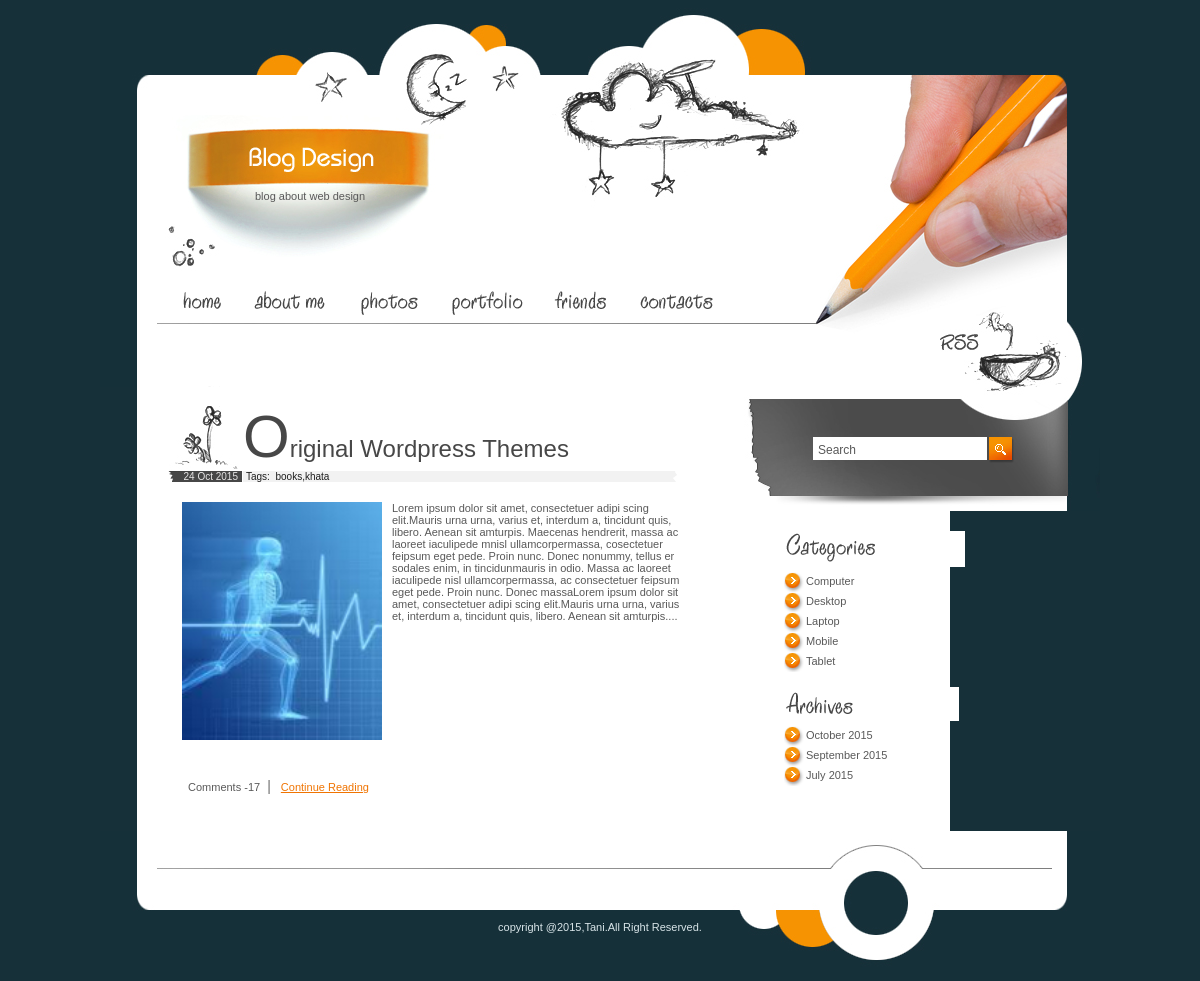
Screenshot of /category.php?id=3 with the database file from the repository.
### tables this page shows
CREATE TABLE IF NOT EXISTS `tbl_post` (
  `post_id` int(11) NOT NULL AUTO_INCREMENT,
  `post_title` varchar(250) NOT NULL,
  `post_description` text NOT NULL,
  `post_image` varchar(250) NOT NULL,
  `cat_id` int(11) NOT NULL,
  `tag_id` varchar(255) NOT NULL,
  `post_date` varchar(255) NOT NULL,
  `year` varchar(4) NOT NULL,
  `month` varchar(2) NOT NULL,
  `post_timestamp` varchar(255) NOT NULL,
  PRIMARY KEY (`post_id`)
);

CREATE TABLE IF NOT EXISTS `tbl_category` (
  `cat_id` int(11) NOT NULL AUTO_INCREMENT,
  `cat_name` varchar(256) NOT NULL,
  PRIMARY KEY (`cat_id`)
);

CREATE TABLE IF NOT EXISTS `tbl_footer` (
  `id` int(11) NOT NULL AUTO_INCREMENT,
  `description` text NOT NULL,
  PRIMARY KEY (`id`)
);

### category.php (the view, shortened to what this page needs)
	<?php
if(!isset($_REQUEST['id'])) {
	header("location: index.php");
}
else {
	$id = $_REQUEST['id'];
}
?>
<?php include('header.php'); ?>
<?php
include "config.php";
			$limit = 5;
			$page = @$_GET['page'];
			if($page)
				$start = ($page - 1) * $limit;
			else
				$start = 0;
			$statement = $db->prepare("SELECT * FROM tbl_post WHERE cat_id=? ORDER BY post_id DESC LIMIT $start, $limit");
			$statement->execute(array($id));
			$result = $statement->fetchAll(PDO::FETCH_ASSOC);
				foreach($result as $row){
					?>
					<div class="post">
				<h2><?php echo $row['post_title']?></h2>
				<div>
				<span class="date">
				<?php
				$post_date=$row['post_date'];
				$day=substr($post_date,8,2);
				$month=substr($post_date,5,2);
				$year=substr($post_date,0,4);
				if($month=='10'){$month="Oct";}
				echo $day.' '.$month.' '.$year ;
				?>
				</span>
				<span class="categories">
				Tags:&nbsp;
				<?php
				$arr=explode(",",$row['tag_id']);
				$count_arr=count(explode(",",$row['tag_id']));
				$k=0;
				for($j=0;$j<$count_arr;$j++)
				{
					$statement1=$db->prepare("SELECT * FROM tbl_tag WHERE tag_id=?");
					$statement1->execute(array($arr[$j]));
					$result1=$statement1->fetchAll(PDO::FETCH_ASSOC);
					foreach($result1 as $row1){
					$arr1[$k]=$row1['tag_name'];
					}
					$k++;
				}
				$tag_names=implode(",",$arr1);
				echo $tag_names;
				?>
				</span>
				</div>
				<div class="description">
					<img src="uploads/<?php echo $row['post_image']; ?>" alt="" width="200" style="float:left;"/>
					<?php
					$pieces=explode(" ",$row['post_description']);
					$final_words=implode(" ",array_splice($pieces,0,80));
					$final_words=$final_words.'...';
					?>
					<?php echo $final_words;?>
				</div>
				<p class="comments">Comments -17<span>|</span>   <a href="index2.php?id=<?php echo $row['post_id'];?>">Continue Reading</a></p>
			</div>
					<?php
					}
				?>
				<div class="pagination">
				</div>
		<?php include('footer.php');?>

### footer.php (shortened to what this page needs)
</div>
		<div id="sidebar">
		    <div id="search">
				<input type="text" value="Search"> <a href="#"><img src="images/go.gif" alt="" width="26" height="26" /></a>
			</div>
			<div class="list">
				<img src="images/title1.gif" alt="" width="186" height="36" />
				<ul>
					<?php
				include('config.php');
				$statement=$db->prepare("SELECT * FROM tbl_category ORDER BY cat_name ASC");
				$statement->execute();
				$result=$statement->fetchAll(PDO::FETCH_ASSOC);
				foreach($result as $row){
								?>
								<li><a href="category.php?id=<?php echo $row['cat_id'];?>"><?php echo $row['cat_name'];?></a></li>
									<?php
									}
					?>
				</ul>
				<img src="images/title2.gif" alt="" width="180" height="34" />
					<?php
					$j=0;
				include('config.php');
				$statement=$db->prepare("SELECT distinct(post_date) FROM tbl_post ORDER BY post_date  DESC");
				$statement->execute();
				$result=$statement->fetchAll(PDO::FETCH_ASSOC);
				foreach($result as $row){
								$ym=substr($row['post_date'],0,7);
								$arr_date[$j]=$ym;
								$j++;
									}
									$result=array_unique($arr_date);
									$final_val=implode(",",$result);
									$final_arr_date=explode(",",$final_val);
									$final_arr_date_count=count(explode(",",$final_val)) ;
					?>
				<ul>
				<?php
				for($j=0;$j<$final_arr_date_count;$j++)
									{
													$month=substr($final_arr_date[$j],5,2);
													$year=substr($final_arr_date[$j],0,4);
													if($month=='07'){$month_full="July";}
													if($month=='09'){$month_full="September";}
													if($month=='10'){$month_full="October";}
													?>
													<li>
												<a href="archives.php?date=<?php echo $final_arr_date[$j];?>"><?php echo $month_full.'  '.$year."<br>";?></a>
													</li>
													<?php
														}
											?>
				</ul>
			</div>
		</div>
	</div>
	<div id="footer">
		<p>
		 <?php
			include('config.php');
			$statement=$db->prepare("SELECT * FROM tbl_footer WHERE id=1");
			$statement->execute();
			$result=$statement->fetchAll(PDO::FETCH_ASSOC);
			foreach($result as $row){
								echo $row['description'];
								}
		 ?>
		</p>
	</div>
</body>
</html>

### style.css (style rules this page uses)
* { margin:0px; padding:0px; }
img { border:0px }
html { width:100%; height:100%; background-color:#163039; }
body { background-image: url("images/bg.gif"); background-position: left top; background-repeat: repeat-y; margin: 0 200px 0 100px; position: relative; width: 850px; }
html > body { height:auto; min-height:100%; }
#footer { height:150px; position:absolute; bottom:0px; background-image:url(images/footer_bg.jpg); background-position:top left; background-repeat:no-repeat; width:1000px; font-family:Tahoma, sans-serif; font-size:11px; color:#D8E4E8; }
#footer p { width:100%; text-align:center; padding:90px 0 0 0 }
#sidebar { width:356px; float:left }
.post { padding:0 0 35px 0; overflow:hidden; width:532px; float:left; }
.post h2 { font-family:Arial, Helvetica, sans-serif; font-size:24px; color:#474747; font-weight:normal; display:block; padding:15px 0 0 75px; / line-height:70px; background-image:url(images/h_bg.jpg); background-position:bottom left; background-repeat:no-repeat; }
.post h2:first-letter { font-size:60px; }
.date { display:block; float:left; background-image:url(images/date_bg.gif); background-position:top left; background-repeat:no-repeat; width:70px; text-align:right; font-family:Arial, Helvetica, sans-serif; font-size:10px; color:#E6E5E5; padding:0 4px 0 0 }
.categories { display:block; float:left; background-image:url(images/categories_bg.gif); background-position:top left; background-repeat:no-repeat; width:454px; font-family:Arial, Helvetica, sans-serif; font-size:10px; color:#1D1D1D; padding:0 0 0 4px }
.description { width:500px; padding:20px 0 0 0; float:left; margin:0 0 15px 0; }
.post .description img { float:left; padding:0 10px 10px 14px; margin:0px; }
.post .description p { padding: 0 0 0 15px; }
.comments { display:block; float:left; line-height:17px; padding:5px 0 0 18px; }
.comments a { color:#F07402; text-decoration:underline }
.comments span { font-size:14px; color:#6E6E6E; padding:0 7px; line-height:17px; }
#search { background-image:url(images/search_bg.jpg); background-position:top left; background-repeat:no-repeat; width:356px; height:124px; margin:0 0 20px 0 }
#search input { width:169px; height:20px; border:0px; line-height:15px; font-family:Arial, Helvetica, sans-serif; font-size:12px; color:#595959; margin:50px 0 0 69px; padding:3px 0 0 5px; float:left }
#search a { display:block; float:left; margin:50px 0 0 2px }
.list { padding:0 0 15px 35px; }
.list ul { width:290px; overflow:hidden; padding:5px 0 15px 5px }
.list li { background-image: url("images/bullet.gif"); background-position: left top; background-repeat: no-repeat; float: left; height: 15px; line-height: 15px; list-style-type: none; padding: 0 0 5px 22px; width: 133px; }
.list a { font-family:Arial, Helvetica, sans-serif; font-size:11px; color:#595959; text-decoration:none; }
.post p { width:511px; padding:13px 0 0 20px; }
div.pagination { padding: 3px; margin: 3px; z-index: 1000; font-size: 14px; margin-bottom: 20px; }

### rows the page displays
tbl_post: post_title "Original Wordpress Themes", post_date "24", post_date "Oct", post_date "2015", tag_names "books,khata", post_image (picture), final_words "Lorem ipsum dolor sit amet, consectetuer adipi scing elit.Mauris urna urna, varius et, interdum a, tincidunt quis, libero. Aenean sit amturpis. Maecenas hendrerit, massa ac laoreet iaculipede mnisl ullamcorpermassa, cosectetuer feipsum eget pede. Proin nunc. Donec nonummy, tellus er sodales enim, in tincidunmauris in odio. Massa ac laoreet iaculipede nisl ullamcorpermassa, ac consectetuer feipsum eget pede. Proin nunc. Donec massaLorem ipsum dolor sit amet, consectetuer adipi scing elit.Mauris urna urna, varius et, interdum a, tincidunt quis, libero. Aenean sit amturpis...."
tbl_category: cat_name "Computer"
tbl_category: cat_name "Desktop"
tbl_category: cat_name "Laptop"
tbl_category: cat_name "Mobile"
tbl_category: cat_name "Tablet"
tbl_footer: description "copyright @2015,Tani.All Right Reserved."

### other values shown
$month_full "October"
$year "2015"
$month_full "September"
$month_full "July"
